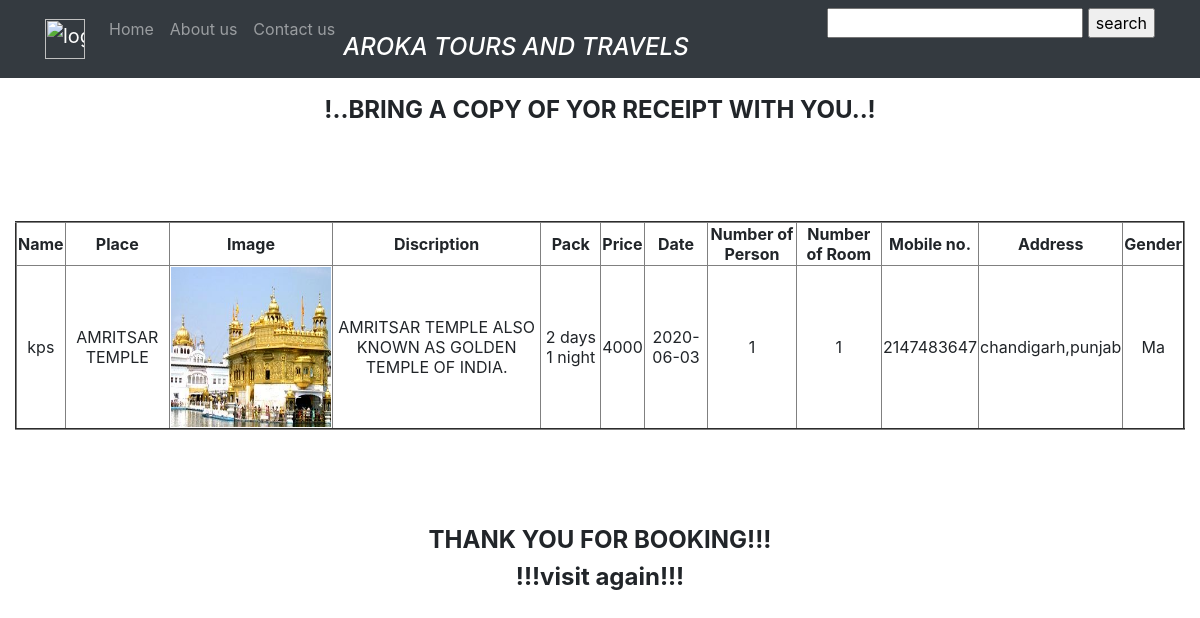
The app's page /bookdetailtemp.php (signed in) with its own data.
### tables this page shows
CREATE TABLE `bookingstemp` (
  `id` int(5) NOT NULL,
  `usr_id` int(7) NOT NULL,
  `placeid` int(10) NOT NULL,
  `arvPlace` varchar(10) NOT NULL,
  `date` date NOT NULL,
  `noOfPerson` int(11) NOT NULL,
  `noOfChild` int(11) NOT NULL,
  `name` varchar(30) NOT NULL,
  `mno` int(10) NOT NULL,
  `address` varchar(50) NOT NULL,
  `gender` varchar(2) NOT NULL,
  `noRoom` int(11) NOT NULL
);

CREATE TABLE `addtemp` (
  `id` int(11) NOT NULL,
  `name` varchar(50) NOT NULL,
  `img` text NOT NULL,
  `disc` varchar(400) NOT NULL,
  `pack` varchar(40) NOT NULL,
  `price` int(11) NOT NULL
);

### isLogintemp.php (called while the page is built, shortened)
<?php
include 'connectDB.php';
if(isset($_SESSION['login_user']))
{
	$email=$_SESSION['login_user'];
	$sql="SELECT * FROM customer WHERE email='".$email."'";
	$result=$conn->query($sql);
	while ($row=$result->fetch_assoc())
	{
		$id=$row['id'];
	}
}
?>

### bookdetailtemp.php (the view, shortened to what this page needs)
<html>
<head>
  <link rel="stylesheet" href="https://maxcdn.bootstrapcdn.com/bootstrap/4.3.1/css/bootstrap.min.css">
<link rel="stylesheet" type="text/css" href="css/bookDetail.css">
</head>
<body background="img\background\bdbg.jpg" style="background-size:100%;background-position: fixed;">
<nav class="navbar navbar-expand-sm navbar-dark bg-dark fixed-top scrolling-navbar">
  <div class="container">
    <a class="navbar-brand" href="logca.html">
   <img src="https://c7.uihere.com/files/370/680/1005/login-facebook-computer-icons-button-clip-art-register-button.jpg" alt="login" style="width:40px";>
    </a>
    <div class="collapse navbar-collapse" id="navbarSupportedContent-7">
    <ul class="navbar-nav mr-auto">
      <li class="nav-item ">
        <a class="nav-link" href="homepage.php">Home</a>
      </li>
      <li class="nav-item ">
        <a class="nav-link" href="aboutus.html">About us</a>
      </li>
    <li class="nav-item">
      <a class="nav-link" href="contus.html">Contact us</a>
    </li>
    <li class="nav-item">
      <br>
      <a ><b><i><h4><font color="white">AROKA TOURS AND TRAVELS</font></h4></i></b></a>
    </li>
  </ul>
  <ul>
    <div class="md-form">
      <form action="#" method="GET">
        <input type="text" name="search">
        <input type="submit" name="Search" value="search">
      </form>
    </div>
  </ul>
  </div>
</nav>
<br>
<br><br><BR>
<div>
  <h4><b><center>!..BRING A COPY OF YOR RECEIPT WITH YOU..!</center></b></h4>
</div>
<div class="container-fluid py-5 my-5">
  <table border=2 class="text-center">
    <tr><th>Name</th><th>Place</th><th>Image</th><th>Discription</th><th>Pack</th><th>Price</th><th>Date</th><th>Number of Person</th><th>Number of Room</th><th>Mobile no.</th><th>Address</th><th>Gender</th></tr>
		<?php
			include 'isLogintemp.php';
			$sql="SELECT * FROM bookingstemp WHERE usr_id='".$id."'";
			$result=$conn->query($sql);
			while ($row=$result->fetch_assoc())
			{
				$sql1="SELECT * FROM addtemp WHERE id='".$row['placeid']."'";
				$result1=$conn->query($sql1);
				while ($row1=$result1->fetch_assoc())
				{
					echo "<tr><td>".$row['name']."</td><td>".$row1['name']."</td><td><img id='img' src=".$row1['img']."></td><td>".$row1['disc']."</td><td>".$row1['pack']."</td><td>".$row1['price']."</td><td>".$row['date']."</td><td>".$row['noOfPerson']."</td><td>".$row['noRoom']."</td><td>".$row['mno']."</td><td>".$row['address']."</td><td>".$row['gender']."</td></tr>";
				}
			}
		?>
	</table>
</div>
<div>
  <h4><b><center>THANK YOU FOR BOOKING!!!</center></b></h4>
  <h4><b><center>!!!visit again!!!</center></b></h4>
</div>
</body>
</html>

### css/bookDetail.css (style rules this page uses)
#img { height: 10rem; width: 10rem; }

### records on screen
bookingstemp: name "kps", date "2020-06-03", noOfPerson "1", noRoom "1", mno "2147483647", address "chandigarh,punjab", gender "Ma"
addtemp: name "AMRITSAR TEMPLE", img (picture), disc "AMRITSAR TEMPLE ALSO KNOWN AS GOLDEN TEMPLE OF INDIA.", pack "2 days 1 night", price "4000"
